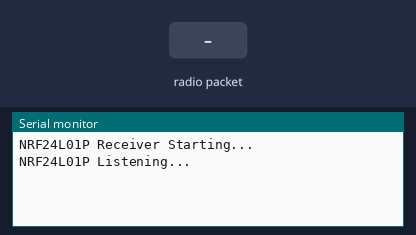
The sketch below on a simulated Arduino Uno, built with avr-gcc and run on an emulated ATmega328P. Shown: the last lines printed to the serial monitor. The test bench sets the inputs (shaded band). No radio packets arrive unless stated.

Above: at 1.2 s.
1.3 s: radio packet "1" arrives
At 2.2 s:
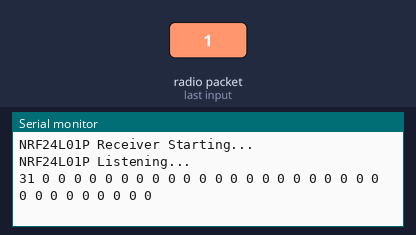
2.8 s: radio packet "0" arrives
At 3.3 s:
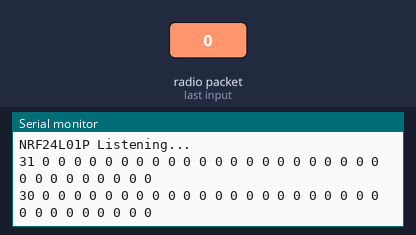
4.3 s: radio packet "2" arrives
At 5.6 s:
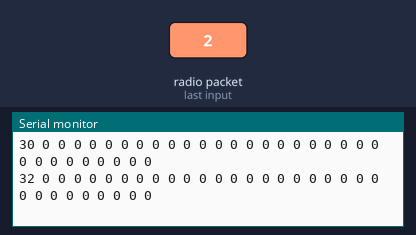

The sketch:

Receiver.ino
```cpp
// Load up the libraries
#include <SPI.h>
#include <nRF24L01.h>
#include <RF24.h>

// define the pins
#define CE_PIN   7
#define CSN_PIN  8

// Create a Radio
RF24 radio(CE_PIN, CSN_PIN);

// The tx/rx address
const byte rxAddr[6] = "00001";

unsigned char data[32] = {0};

void setup()
{
  // Start the serial
  Serial.begin(115200);
  while(!Serial);
  Serial.println("NRF24L01P Receiver Starting...");

  // Start the radio, again set to min & slow as I'm guessing while testing theire really close to each other
  radio.begin();
  radio.setPALevel(RF24_PA_MIN);   // RF24_PA_MIN ,RF24_PA_LOW, RF24_PA_HIGH, RF24_PA_MAX
  radio.setDataRate( RF24_250KBPS ); // RF24_250KBPS, RF24_1MBPS, RF24_2MBPS

  // Set the reading pipe and start listening
  radio.openReadingPipe(0, rxAddr);
  radio.startListening();
  Serial.println("NRF24L01P Listening...");
}

void loop()
{
  if (radio.available())
  {
    // the buffer to store the received message in
    radio.read(&data, sizeof(data));

    for (int i=0; i<32; i++) {

      Serial.print(data[i], HEX);
      Serial.print(" ");
    }
    Serial.println();
  }
}
```

Measured:
- after the input at 1.3 s, the serial monitor: prints a new line at once (image 1)
- after the input at 2.8 s, the serial monitor: prints a new line at once (image 2)
- after the input at 4.3 s, the serial monitor: prints a new line at once (image 3)
